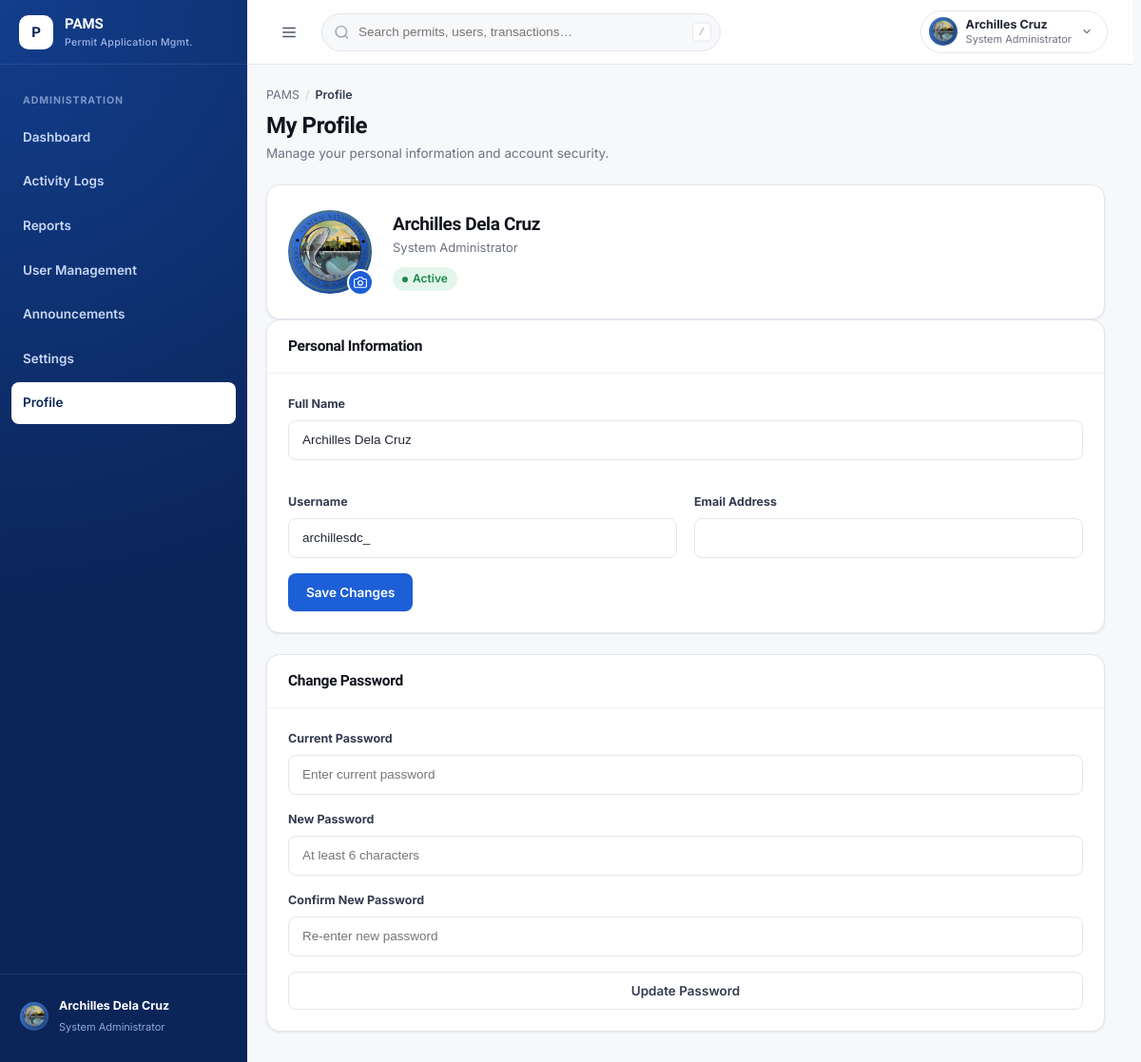
The page /pages/profile.php (signed in) on the database its author committed.
### tables this page shows
CREATE TABLE users (
    id INT AUTO_INCREMENT PRIMARY KEY,
    username VARCHAR(50) NOT NULL,
    password_hash VARCHAR(255) NOT NULL,
    full_name VARCHAR(100) NOT NULL,
    email VARCHAR(100) DEFAULT NULL,
    profile_photo VARCHAR(255) DEFAULT 'assets/images/OBO LOGO.png',
    is_active TINYINT(1) DEFAULT 1,
    is_admin TINYINT(1) DEFAULT 0,
    role VARCHAR(20) NOT NULL DEFAULT 'inspector',
    position VARCHAR(100) DEFAULT NULL,
    last_login DATETIME DEFAULT NULL,
    created_at DATETIME DEFAULT CURRENT_TIMESTAMP,
    updated_at DATETIME DEFAULT CURRENT_TIMESTAMP ON UPDATE CURRENT_TIMESTAMP,
    UNIQUE KEY username (username),
    KEY idx_username (username),
    KEY idx_is_active (is_active)
);

### includes/functions.php (called while the page is built, shortened)
<?php
function escape(string $str): string {
    return htmlspecialchars($str, ENT_QUOTES | ENT_HTML5, 'UTF-8');
}
function getNavIcon(string $name): string {
    return $icons[$name] ?? '';
}

### includes/auth.php (called while the page is built, shortened)
<?php
require_once __DIR__ . '/functions.php';
function roleDisplayName(string $role): string {
    return match ($role) {
        'developer' => 'System Administrator',
        'admin' => 'Administrator',
        'admin_aid' => 'Admin Aid',
        'inspector-admin' => 'Inspector Admin',
        'inspector' => 'Inspector',
        default => ucfirst($role),
    };
}

### pages/profile.php (the view, shortened to what this page needs)
<?php
require_once __DIR__ . '/../includes/auth.php';
require_once __DIR__ . '/../includes/admin-shell.php';
$pdo = getDB();
$stmt = $pdo->prepare('SELECT full_name, username, email, last_login, created_at, profile_photo FROM users WHERE id = ?');
$stmt->execute([$_SESSION['user_id']]);
$profile = $stmt->fetch();
?>
<!DOCTYPE html>
<html lang="en">
<head>
  <link rel="stylesheet" href="../assets/css/variables.css">
  <link rel="stylesheet" href="../assets/css/utilities.css">
  <link rel="stylesheet" href="../assets/css/buttons.css">
  <link rel="stylesheet" href="../assets/css/layout.css?v=20260816c">
  <link rel="stylesheet" href="../assets/css/sidebar.css?v=20260803b">
  <link rel="stylesheet" href="../assets/css/header.css">
  <link rel="stylesheet" href="../assets/css/cards.css">
  <link rel="stylesheet" href="../assets/css/forms.css">
  <link rel="stylesheet" href="../assets/css/modal.css">
  <link rel="stylesheet" href="../assets/css/tables.css">
  <link rel="stylesheet" href="../assets/css/responsive.css">
  <link rel="stylesheet" href="../assets/css/dashboard.css">
</head>
<body data-page="profile" data-full-name="<?php echo escape($_SESSION['full_name']); ?>" data-username="<?php echo escape($_SESSION['username']); ?>" data-email="<?php echo escape($_SESSION['email'] ?? ''); ?>" data-last-login="<?php echo escape($_SESSION['logged_in_at'] ?? ''); ?>" data-profile-photo="<?php echo escape($profile['profile_photo'] ?? ''); ?>">
  <div class="app-shell" id="appShell">
    <?php echo renderAdminSidebar('profile'); ?>
    <div class="main-col">
      <?php echo renderAdminHeader('Profile'); ?>
      <main class="page-content fade-in">
        <div class="breadcrumb"><span>PAMS</span><span class="sep">/</span><span class="current">Profile</span></div>
        <div class="page-head">
          <div>
            <h1>My Profile</h1>
            <p class="subtitle">Manage your personal information and account security.</p>
          </div>
        </div>
        <div class="section-card">
          <div class="profile-hero">
            <div class="avatar lg" id="profilePhotoWrap">
              <?php if ($profile['profile_photo']): ?>
              <img src="../<?php echo escape($profile['profile_photo']); ?>" alt="Profile photo" class="avatar-img">
              <?php else: ?>
              <span id="profileAvatarInitials"></span>
              <?php endif; ?>
              <div class="cam-btn" id="profileCamBtn" title="Change profile picture">
                <svg viewBox="0 0 24 24" width="14" height="14" fill="none" stroke="currentColor" stroke-width="2"><path d="M23 19a2 2 0 0 1-2 2H3a2 2 0 0 1-2-2V8a2 2 0 0 1 2-2h4l2-3h6l2 3h4a2 2 0 0 1 2 2Z"/><circle cx="12" cy="13" r="4"/></svg>
              </div>
            </div>
            <div class="p-info">
              <h2><?php echo escape($profile['full_name'] ?? 'Administrator'); ?></h2>
              <p><?php echo escape(roleDisplayName($_SESSION['role'] ?? 'inspector')); ?></p>
              <div class="flex gap-sm" style="margin-top:10px;">
                <span class="badge badge-success">Active</span>
              </div>
            </div>
          </div>
        </div>
        <div class="two-col">
          <div class="section-card" style="margin:0;">
            <div class="section-head"><h3>Personal Information</h3></div>
            <div class="section-body">
              <form id="profileForm" method="POST" action="#">
                <div class="form-grid">
                  <div class="form-group full">
                    <label>Full Name</label>
                    <input class="form-control" name="full_name" value="<?php echo escape($profile['full_name'] ?? ''); ?>">
                  </div>
                  <div class="form-group">
                    <label>Username</label>
                    <input class="form-control" value="<?php echo escape($profile['username'] ?? ''); ?>" disabled>
                  </div>
                  <div class="form-group">
                    <label>Email Address</label>
                    <input class="form-control" type="email" name="email" value="<?php echo escape($profile['email'] ?? ''); ?>">
                  </div>
                </div>
                <button type="submit" class="btn btn-primary">Save Changes</button>
              </form>
            </div>
          </div>
          <div class="section-card" style="margin:0;">
            <div class="section-head"><h3>Change Password</h3></div>
            <div class="section-body">
              <form id="changePasswordForm" method="POST" action="#">
                <div class="form-group">
                  <label>Current Password</label>
                  <input class="form-control" type="password" name="current_password" placeholder="Enter current password">
                </div>
                <div class="form-group">
                  <label>New Password</label>
                  <input class="form-control" type="password" id="newPassword" name="new_password" placeholder="At least 6 characters">
                </div>
                <div class="form-group">
                  <label>Confirm New Password</label>
                  <input class="form-control" type="password" id="confirmPassword" name="confirm_password" placeholder="Re-enter new password">
                </div>
                <button type="submit" class="btn btn-secondary btn-block">Update Password</button>
              </form>
            </div>
          </div>
        </div>
      </main>
    </div>
  </div>
</body>
</html>

### rows shown on the page
users: profile_photo (picture), full_name "Archilles Dela Cruz", username "archillesdc_"

### other values the page prints
$item['label'] "Dashboard"
$item['label'] "Activity Logs"
$item['label'] "Reports"
$item['label'] "User Management"
$item['label'] "Announcements"
$item['label'] "Settings"
$item['label'] "Profile"
$name "Archilles Dela Cruz"
roleDisplayName($role) "System Administrator"
$first "Archilles"
$last "Cruz"
roleDisplayName($_SESSION['role'] ?? 'inspector') "System Administrator"
